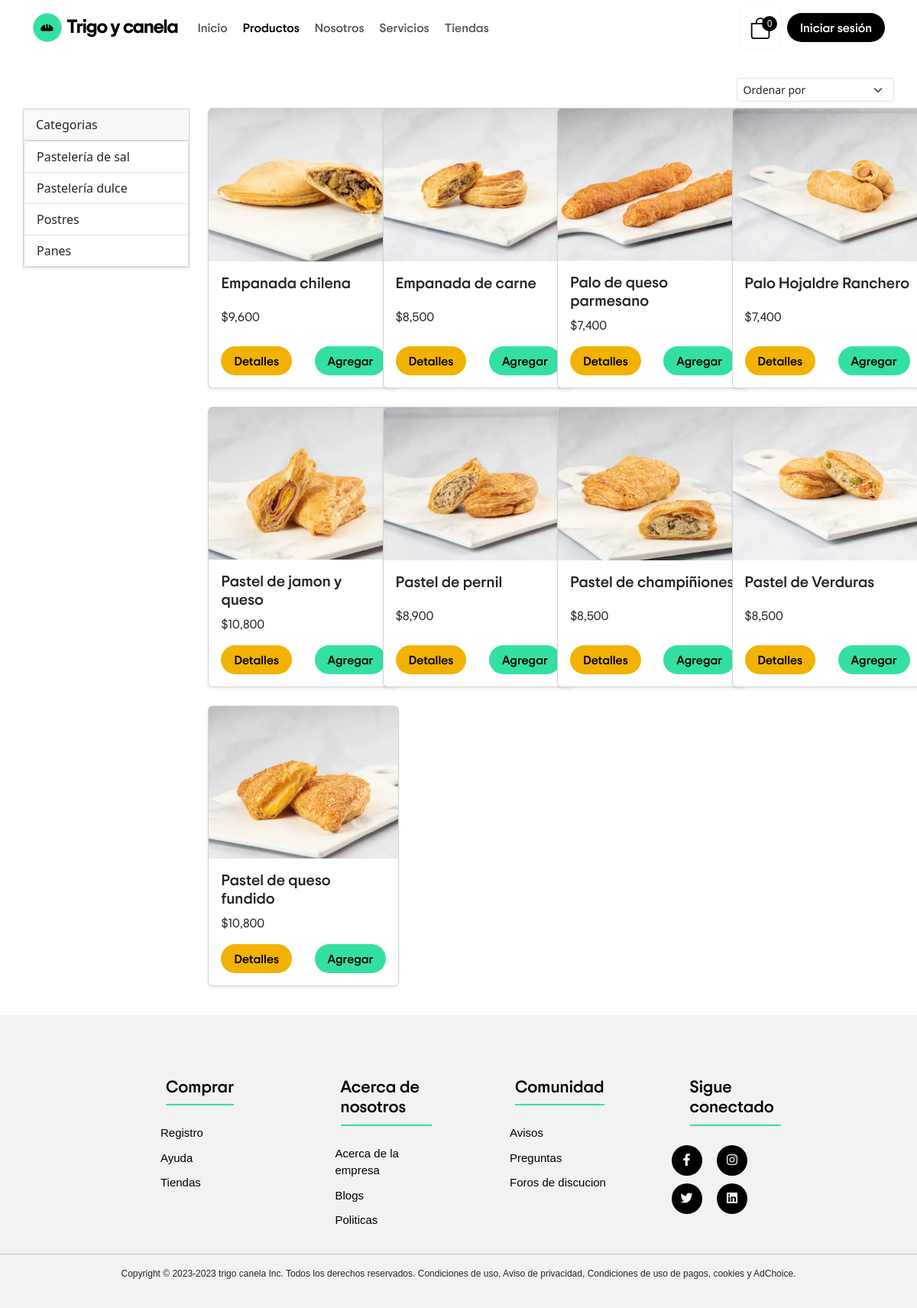
Screenshot of /productos.php?cat=1 with the database file from the repository.
### tables this page shows
CREATE TABLE `categorias` (
  `id` int NOT NULL,
  `nombre` varchar(200) NOT NULL,
  `activo` int NOT NULL DEFAULT '1'
);

CREATE TABLE `productos` (
  `id` int NOT NULL,
  `nombre` varchar(200) DEFAULT NULL,
  `descripcion` text NOT NULL,
  `imagen` varchar(255) NOT NULL,
  `precio` int NOT NULL,
  `descuento` tinyint NOT NULL DEFAULT '0',
  `stock` int NOT NULL DEFAULT '0',
  `id_categoria` int NOT NULL,
  `activo` int NOT NULL DEFAULT '1'
);

### config/config.php (called while the page is built, shortened)
<?php
$num_cart=0;
?>

### productos.php (the view, shortened to what this page needs)
<?php
require_once 'config/config.php';
$db = new Database();
$con = $db->conectar();
$idCategoria = $_GET['cat'] ?? '';
$orden = $_GET['orden'] ?? '';
$orders = [
  'asc' => 'nombre ASC',
  'desc' => 'nombre DESC',
  'precio_alto' => 'precio DESC',
  'precio_bajo' => 'precio ASC',
];
$order = $orders[$orden] ?? '';
if(!empty($idCategoria)){
  $sql = $con->prepare("SELECT id, nombre, imagen, precio FROM productos WHERE activo=1 AND id_categoria = ? $order");
  $sql->execute([$idCategoria]);
}else{
  $sql = $con->prepare("SELECT id, nombre, imagen, precio FROM productos WHERE activo=1 $order");
  $sql->execute();
}
$resultado = $sql->fetchAll(PDO::FETCH_ASSOC);
$sqlCategorias = $con->prepare("SELECT id, nombre FROM categorias WHERE activo=1");
$sqlCategorias->execute();
$categorias = $sqlCategorias->fetchAll(PDO::FETCH_ASSOC);
?>
<!DOCTYPE html>
<html lang="es">
<head>
    <link href="https://cdn.jsdelivr.net/npm/bootstrap@5.3.3/dist/css/bootstrap.min.css" rel="stylesheet">
    <link rel="stylesheet" href="css/header.css">
    <link rel="stylesheet" href="css/estilos.footer.css">
    <link rel="stylesheet" href="https://cdn.jsdelivr.net/npm/bootstrap-icons@1.11.3/font/bootstrap-icons.min.css">
    <link href="https://cdnjs.cloudflare.com/ajax/libs/font-awesome/6.0.0-beta3/css/all.min.css" rel="stylesheet">
    <link rel="stylesheet" href="https://cdnjs.cloudflare.com/ajax/libs/toastr.js/latest/toastr.min.css" />
    <link rel="stylesheet" href="css/productos.css">
</head>
<body>
<header data-bs-theme="white">
  <div class="navbar navbar-expand-lg navbar-white bg-white ">
    <div class="container">
      <a href="index.php" class="navbar-brand">
        <div class="logo-name">
            <img src="Img/Diseño_sin_título__1_-removebg-preview.png" alt="Logo Panadería">
            <strong>Trigo y canela</strong>
        </div>
      </a>
      <div class="collapse navbar-collapse" id="navbarHeader">
        <ul class="navbar-nav me-auto mb-2 mb-lg-0">
          <li class="nav-item">
              <a href="index.php" class="nav-link  btn rounded-pill">Inicio</a>
          </li>
          <li class="nav-item">
              <a href="#" class="nav-link active btn rounded-pill">Productos</a>
          </li>
          <li class="nav-item">
              <a href="nosotros.php" class="nav-link btn rounded-pill">Nosotros</a>
          </li>
          <li class="nav-item">
              <a href="servicios.php" class="nav-link btn rounded-pill ">Servicios</a>
          </li>
          <li class="nav-item">
              <a href="tiendas.php" class="nav-link btn rounded-pill">Tiendas</a>
          </li>
        </ul>
        <a href="checkout.php" class="btn bg-transparent border border-light position-relative me-2">
          <i class="bi bi-bag "></i><span id="num_cart" class="bagde bg-secundary"><?php echo $num_cart?></span>
        </a>
        <?php if(isset($_SESSION['user_id'])){ ?>
          <div class="dropdown">
            <button class="btn rounded-pill inicioSesion dropdown-toggle" type="button" id="btn_session" data-toggle="dropdown" aria-haspopup="true" aria-expanded="false">
              <i class="fa-solid fa-user"></i>
              <?php echo $_SESSION['user_name']; ?></a>
            </button>
            <div class="dropdown-menu" aria-labelledby="btn_session">
              <a class="dropdown-item" href="logout.php">Cerrar sesión</a>
              <a class="dropdown-item" href="compras.php">Mis compras</a>
            </div>
          </div>
        <?php } else { ?>
          <a href="login.php" class="btn rounded-pill inicioSesion"> Iniciar sesión</a>
        <?php } ?>
      </div>
    </div>
  </div>
</header>
<main>
    <div class="container">
      <div class="row">
        <div class="col-2-5 margin-del-filtro">
          <div class="card shadow-sm"  style="border-radius: 0;">
            <div class="card-header">
              Categorias
            </div>
            <div class="list-group">
              <?php foreach($categorias as $categoria) {?>
                <a href="productos.php?cat=<?php echo $categoria['id'];?>" class="list-group-item list-group-item-action">
                  <?php echo $categoria['nombre'];?>
                </a>
              <?php } ?>
            </div>
          </div>
        </div>
        <div class="col-9-5">
          <div class="row row-cols-1 row-cols-sm-2 row-cols-md-4 g-3 justify-content-end g-4">
            <div class="col mb-2">
                <form action="productos.php" id="ordenForm" method="get" class="d-flex align-items-center flex-nowrap">
                    <select name="orden" id="cbx-order" class="form-select form-select-sm" onchange="submitForm()">
                        <option value="">Ordenar por</option>
                    </select>
                </form>
              </div>
            </div>
        <div class="col-9-5">
          <div class="row row-cols-1 row-cols-sm-2 row-cols-md-4 g-3" id="productos_a_mostrar">
            <?php foreach($resultado as $row) {?>
            <div class="col mb-2 clase-especial">
              <div class="card shadow-sm " id="card-productos">
                <img src="Img/productos/<?php echo $row['imagen']?>" class="card-img-top img-fluid" id="card-img-top-productos" alt="Imagen responsiva">
                <div class="card-body" id="card-body-productos">
                  <h5 class="card-title "><?php echo $row['nombre']?> </h5>
                  <p class="card-text">$<?php echo number_format($row['precio'], 0, '.',',');?></p>
                  <div class="d-flex justify-content-between align-items-center">
                    <div class="btn-group">
                    <a href="detalles.php?id=<?php echo $row['id']; ?>&token=<?php echo
                    hash_hmac('sha1',$row['id'],KEY_TOKEN); ?>" class="btn rounded-pill detalles">Detalles</a>
                    </div>
                    <button class="btn rounded-pill agregar" id="agregarCarrito" type="button" onclick="addProducto(<?php
                        echo $row['id']; ?>, '<?php echo hash_hmac('sha1',$row['id'],KEY_TOKEN); ?>')">Agregar</button>
                  </div>
                </div>
              </div>
            </div>
            <?php } ?>
          </div>
        </div>
      </div>
    </div>
</main>
<?php
include("footer.php");
?>
</body>
</html>

### css/header.css (style rules this page uses)
.logo-name { display: flex; gap: 5px; }
img { width: 40px; height: auto; }
strong { font-family: 'TripSans-Bold'; font-weight: 400; font-size: 25px; letter-spacing: -1px; }
a.nav-link { font-family: 'TripSans-Medium'; }
.bi-bag { color: black; font-size: 28px; }
a.nav-link.btn.rounded-pill { padding-left: 10px; padding-right: 10px; background-color: rgb(255, 255, 255) ; transition: background-color 0.3s ease, color 0.3s ease; }
#num_cart { display: inline-block; width: 20px; height: 20px; background-color: black; color: white; border-radius: 50%; text-align: center; line-height: 20px; font-size: 12px; position: absolute; top: 12px; right: 4px; }
a.btn.rounded-pill.inicioSesion { color: rgb(255, 255, 255); padding-left: 16px; padding-right: 16px; font-family: 'TripSans-Medium'; background-color: #000000; transition: background-color 0.3s ease, color 0.3s ease; }

### css/productos.css (style rules this page uses)
a { color: inherit; text-decoration: none; background: none; padding: 0; margin: 0; border: none; cursor: auto; }
div a.btn.rounded-pill.detalles { color: black; padding-left: 16px; padding-right: 16px; font-family: 'TripSans-Medium'; background-color: #f2b203; transition: background-color 0.3s ease, color 0.3s ease; }
div button.btn.rounded-pill.agregar { color: black; padding-left: 16px; padding-right: 16px; font-family: 'TripSans-Medium'; background-color: #34e0a1; transition: background-color 0.3s ease, color 0.3s ease; }
main > .container { padding: 30px 0; }
.img-fluid { max-width: 100%; height: 200px !important; }
h5.card-title { font-family: 'TripSans-Medium'; letter-spacing: 0px; }
p.card-text { font-family: 'TripSans-Regular'; }
.col-9-5 { flex-basis: 79.1666%; }
.col-2-5 { flex-basis: 20.8333%; }
#card-productos { display: flex; flex-direction: column; width: 250px; height: 367px !important; }
#card-body-productos { flex-grow: 1; display: flex; flex-direction: column; justify-content: space-between; }
#card-img-top-productos { height: 200px !important; width: 100%; object-fit: cover; }
.margin-del-filtro { margin-top: 2.5rem; }

### rows the page displays
categorias: nombre "Pastelería de sal"
categorias: nombre "Pastelería dulce"
categorias: nombre "Postres"
categorias: nombre "Panes"
productos: imagen (picture), nombre "Empanada chilena", precio "9,600"
productos: imagen (picture), nombre "Empanada de carne", precio "8,500"
productos: imagen (picture), nombre "Palo de queso parmesano", precio "7,400"
productos: imagen (picture), nombre "Palo Hojaldre Ranchero", precio "7,400"
productos: imagen (picture), nombre "Pastel de jamon y queso", precio "10,800"
productos: imagen (picture), nombre "Pastel de pernil", precio "8,900"
productos: imagen (picture), nombre "Pastel de champiñiones", precio "8,500"
productos: imagen (picture), nombre "Pastel de Verduras", precio "8,500"
productos: imagen (picture), nombre "Pastel de queso fundido", precio "10,800"

### other values shown
$num_cart "0"
